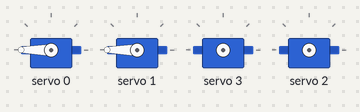
Recording of a sketch running on a simulated Arduino Uno, built with avr-gcc and run on an emulated ATmega328P. Parts: 4 × servo. Random numbers use the default seed unless the sketch sets one.

Above: at 0.1 s.
At 6.1 s:
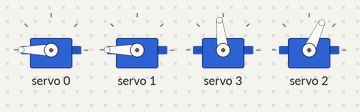
At 18.2 s:
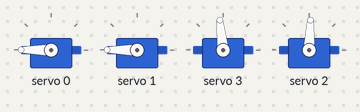
At 38.2 s:
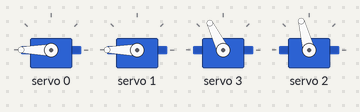
Timing chart, 0 to 39.7 s (numbered marks = the images above):
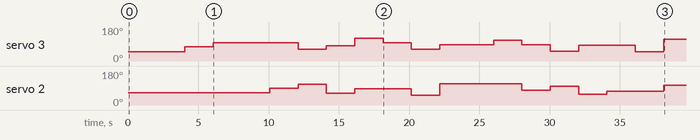

Measured:
- by itself, servo 3: 49° → 75° at 4.0 s, → 97° 2.0 s later, → 62° 6.0 s later, → 82° 2.0 s later, … (14 changes in this stretch)

The sketch:

holo-projector.ino
```cpp
#include <Wire.h>
#include <Adafruit_PWMServoDriver.h>
#include <SimpleTimer.h>

#define SERVOMIN  250
#define SERVOMID  400
#define SERVOMAX  450

#define LEDOFF 0
#define LEDON 3000

#define WHITEPIN 0
#define BLUEPIN 1

#define MOVEMENT_THRESHOLD 40

struct HoloProjector{
  int leftMotorPin;
  int rightMotorPin;
  int leftMotorBase;
  int rightMotorBase;
  int leftMotorCurrent;
  int rightMotorCurrent;
};

SimpleTimer projectorMoveTimer;

HoloProjector projectors[1] = {{3, 2, 400, 400, 400, 400}};

int projectorCount = 1;

// called this way, it uses the default address 0x40
Adafruit_PWMServoDriver pwm = Adafruit_PWMServoDriver();

void setup(){
  pwm.begin();

  pwm.setPWMFreq(60);  // Analog servos run at ~60 Hz updates

  setupLights();

  resetProjectorPositions();

  projectorMoveTimer.setInterval(2000, moveProjectors);
}

void loop() {
  projectorMoveTimer.run();
  runLights();
}

void moveProjectors(){
  for(int i = 0; i < projectorCount; i++){
    moveProjector(&projectors[i]);
  }
}

void moveProjector(HoloProjector * projector){
  int left = random(SERVOMIN, SERVOMAX);
  int right = random(SERVOMIN, SERVOMAX);

  positionProjector(projector, left, right);
}

void resetProjectorPositions(){
  for(int i = 0; i < projectorCount; i++){
    resetProjectorPosition(&projectors[i]);
  }
}

void resetProjectorPosition(HoloProjector * projector){
  positionProjector(projector, projector->leftMotorBase, projector->rightMotorBase);
}

void positionProjector(HoloProjector * projector, int leftMotorPosition, int rightMotorPosition){
  if(shouldMove(projector->leftMotorCurrent, leftMotorPosition)){
    pwm.setPWM(projector->leftMotorPin, 0, leftMotorPosition);
    projector->leftMotorCurrent = leftMotorPosition;
  }

  if(shouldMove(projector->rightMotorCurrent, rightMotorPosition)){
    pwm.setPWM(projector->rightMotorPin, 0, rightMotorPosition);
    projector->rightMotorCurrent = rightMotorPosition;
  }
}

bool shouldMove(int currentPosition, int newPosition){
  return abs(currentPosition - newPosition) > MOVEMENT_THRESHOLD;
}

void setupLights(){
  pwm.setPWM(WHITEPIN, 0, LEDON);
  pwm.setPWM(BLUEPIN, 0, LEDOFF);
}

void runLights(){
    pwm.setPWM(BLUEPIN, 0, LEDON);
    delay(100);
    pwm.setPWM(BLUEPIN, 0, LEDOFF);
    delay(100);
}
```
